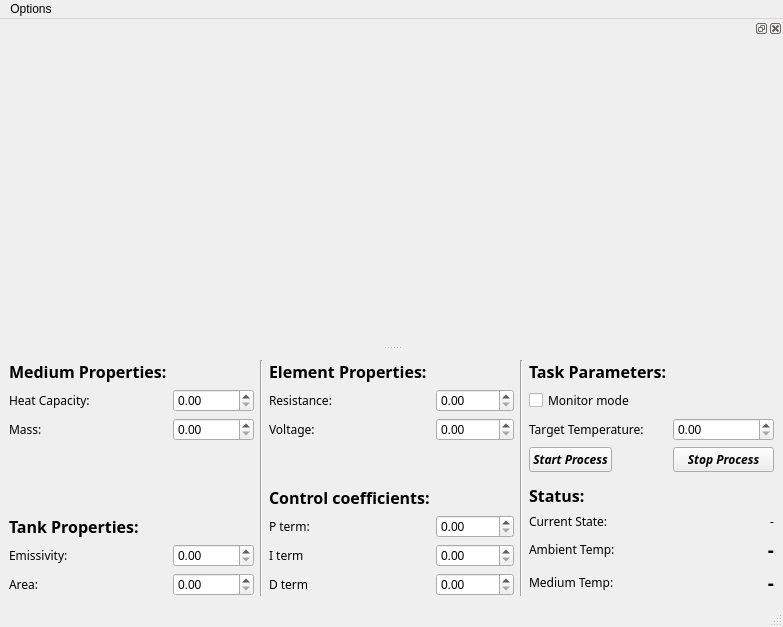
<?xml version="1.0" encoding="UTF-8"?>
<ui version="4.0">
 <class>pyBath</class>
 <widget class="QMainWindow" name="pyBath">
  <property name="geometry">
   <rect>
    <x>0</x>
    <y>0</y>
    <width>783</width>
    <height>627</height>
   </rect>
  </property>
  <property name="minimumSize">
   <size>
    <width>783</width>
    <height>627</height>
   </size>
  </property>
  <property name="windowTitle">
   <string>Immersion bath</string>
  </property>
  <property name="windowIcon">
   <iconset>
    <normaloff>temperature-2-xxl.png</normaloff>temperature-2-xxl.png</iconset>
  </property>
  <widget class="QWidget" name="centralwidget">
   <layout class="QHBoxLayout" name="horizontalLayout_3">
    <item>
     <layout class="QFormLayout" name="formLayout">
      <property name="fieldGrowthPolicy">
       <enum>QFormLayout::AllNonFixedFieldsGrow</enum>
      </property>
      <item row="0" column="0">
       <widget class="QLabel" name="label_3">
        <property name="font">
         <font>
          <family>Trebuchet MS</family>
          <pointsize>12</pointsize>
          <weight>75</weight>
          <bold>true</bold>
         </font>
        </property>
        <property name="text">
         <string>Medium Properties:</string>
        </property>
       </widget>
      </item>
      <item row="1" column="0">
       <widget class="QLabel" name="_heat_capacity_label">
        <property name="font">
         <font>
          <family>Trebuchet MS</family>
         </font>
        </property>
        <property name="text">
         <string>Heat Capacity:</string>
        </property>
       </widget>
      </item>
      <item row="1" column="1">
       <widget class="QDoubleSpinBox" name="_heat_capacity_spin"/>
      </item>
      <item row="2" column="0">
       <widget class="QLabel" name="_mass_label">
        <property name="font">
         <font>
          <family>Trebuchet MS</family>
         </font>
        </property>
        <property name="text">
         <string>Mass:</string>
        </property>
       </widget>
      </item>
      <item row="2" column="1">
       <widget class="QDoubleSpinBox" name="_mass_spin"/>
      </item>
      <item row="4" column="0">
       <widget class="QLabel" name="label_4">
        <property name="font">
         <font>
          <family>Trebuchet MS</family>
          <pointsize>12</pointsize>
          <weight>75</weight>
          <bold>true</bold>
         </font>
        </property>
        <property name="text">
         <string>Tank Properties:</string>
        </property>
       </widget>
      </item>
      <item row="5" column="0">
       <widget class="QLabel" name="_emissivity_label">
        <property name="font">
         <font>
          <family>Trebuchet MS</family>
         </font>
        </property>
        <property name="text">
         <string>Emissivity:</string>
        </property>
       </widget>
      </item>
      <item row="5" column="1">
       <widget class="QDoubleSpinBox" name="_emissivity_spin"/>
      </item>
      <item row="6" column="0">
       <widget class="QLabel" name="_area_label">
        <property name="font">
         <font>
          <family>Trebuchet MS</family>
         </font>
        </property>
        <property name="text">
         <string>Area:</string>
        </property>
       </widget>
      </item>
      <item row="6" column="1">
       <widget class="QDoubleSpinBox" name="_area_spin"/>
      </item>
      <item row="3" column="0" colspan="2">
       <spacer name="verticalSpacer">
        <property name="orientation">
         <enum>Qt::Vertical</enum>
        </property>
        <property name="sizeHint" stdset="0">
         <size>
          <width>20</width>
          <height>15</height>
         </size>
        </property>
       </spacer>
      </item>
     </layout>
    </item>
    <item>
     <widget class="Line" name="line">
      <property name="orientation">
       <enum>Qt::Vertical</enum>
      </property>
     </widget>
    </item>
    <item>
     <layout class="QFormLayout" name="formLayout_2">
      <property name="fieldGrowthPolicy">
       <enum>QFormLayout::AllNonFixedFieldsGrow</enum>
      </property>
      <item row="0" column="0">
       <widget class="QLabel" name="label_7">
        <property name="font">
         <font>
          <family>Trebuchet MS</family>
          <pointsize>12</pointsize>
          <weight>75</weight>
          <bold>true</bold>
         </font>
        </property>
        <property name="text">
         <string>Element Properties:</string>
        </property>
       </widget>
      </item>
      <item row="1" column="0">
       <widget class="QLabel" name="_resistance_label">
        <property name="font">
         <font>
          <family>Trebuchet MS</family>
         </font>
        </property>
        <property name="text">
         <string>Resistance:</string>
        </property>
       </widget>
      </item>
      <item row="1" column="1">
       <widget class="QDoubleSpinBox" name="_resistance_spin"/>
      </item>
      <item row="2" column="0">
       <widget class="QLabel" name="_voltage_label">
        <property name="font">
         <font>
          <family>Trebuchet MS</family>
         </font>
        </property>
        <property name="text">
         <string>Voltage:</string>
        </property>
       </widget>
      </item>
      <item row="2" column="1">
       <widget class="QDoubleSpinBox" name="_voltage_spin"/>
      </item>
      <item row="4" column="0">
       <widget class="QLabel" name="label_10">
        <property name="font">
         <font>
          <family>Trebuchet MS</family>
          <pointsize>12</pointsize>
          <weight>75</weight>
          <bold>true</bold>
         </font>
        </property>
        <property name="text">
         <string>Control coefficients:</string>
        </property>
       </widget>
      </item>
      <item row="5" column="0">
       <widget class="QLabel" name="_p_label">
        <property name="font">
         <font>
          <family>Trebuchet MS</family>
         </font>
        </property>
        <property name="text">
         <string>P term:</string>
        </property>
       </widget>
      </item>
      <item row="5" column="1">
       <widget class="QDoubleSpinBox" name="_p_spin"/>
      </item>
      <item row="6" column="0">
       <widget class="QLabel" name="_i_label">
        <property name="font">
         <font>
          <family>Trebuchet MS</family>
         </font>
        </property>
        <property name="text">
         <string>I term</string>
        </property>
       </widget>
      </item>
      <item row="6" column="1">
       <widget class="QDoubleSpinBox" name="_i_spin"/>
      </item>
      <item row="7" column="0">
       <widget class="QLabel" name="_d_label">
        <property name="font">
         <font>
          <family>Trebuchet MS</family>
         </font>
        </property>
        <property name="text">
         <string>D term</string>
        </property>
       </widget>
      </item>
      <item row="7" column="1">
       <widget class="QDoubleSpinBox" name="_d_spin"/>
      </item>
      <item row="3" column="0" colspan="2">
       <spacer name="verticalSpacer_2">
        <property name="orientation">
         <enum>Qt::Vertical</enum>
        </property>
        <property name="sizeHint" stdset="0">
         <size>
          <width>15</width>
          <height>15</height>
         </size>
        </property>
       </spacer>
      </item>
     </layout>
    </item>
    <item>
     <widget class="Line" name="line_2">
      <property name="orientation">
       <enum>Qt::Vertical</enum>
      </property>
     </widget>
    </item>
    <item>
     <layout class="QFormLayout" name="formLayout_3">
      <property name="fieldGrowthPolicy">
       <enum>QFormLayout::AllNonFixedFieldsGrow</enum>
      </property>
      <item row="0" column="0">
       <widget class="QLabel" name="label_14">
        <property name="font">
         <font>
          <family>Trebuchet MS</family>
          <pointsize>12</pointsize>
          <weight>75</weight>
          <bold>true</bold>
         </font>
        </property>
        <property name="text">
         <string>Task Parameters:</string>
        </property>
       </widget>
      </item>
      <item row="1" column="0">
       <widget class="QCheckBox" name="_monitor_check">
        <property name="font">
         <font>
          <family>Trebuchet MS</family>
         </font>
        </property>
        <property name="text">
         <string>Monitor mode</string>
        </property>
       </widget>
      </item>
      <item row="2" column="0">
       <widget class="QLabel" name="_target_label">
        <property name="font">
         <font>
          <family>Trebuchet MS</family>
         </font>
        </property>
        <property name="text">
         <string>Target Temperature:</string>
        </property>
       </widget>
      </item>
      <item row="2" column="1">
       <widget class="QDoubleSpinBox" name="_target_spin"/>
      </item>
      <item row="3" column="0">
       <widget class="QPushButton" name="_btn_start">
        <property name="font">
         <font>
          <family>Trebuchet MS</family>
          <weight>75</weight>
          <italic>true</italic>
          <bold>true</bold>
         </font>
        </property>
        <property name="text">
         <string>Start Process</string>
        </property>
       </widget>
      </item>
      <item row="3" column="1">
       <widget class="QPushButton" name="_btn_stop">
        <property name="font">
         <font>
          <family>Trebuchet MS</family>
          <weight>75</weight>
          <italic>true</italic>
          <bold>true</bold>
         </font>
        </property>
        <property name="text">
         <string>Stop Process</string>
        </property>
       </widget>
      </item>
      <item row="4" column="0">
       <spacer name="verticalSpacer_3">
        <property name="orientation">
         <enum>Qt::Vertical</enum>
        </property>
        <property name="sizeHint" stdset="0">
         <size>
          <width>20</width>
          <height>40</height>
         </size>
        </property>
       </spacer>
      </item>
      <item row="5" column="0">
       <widget class="QLabel" name="label_16">
        <property name="font">
         <font>
          <family>Trebuchet MS</family>
          <pointsize>12</pointsize>
          <weight>75</weight>
          <bold>true</bold>
         </font>
        </property>
        <property name="text">
         <string>Status:</string>
        </property>
       </widget>
      </item>
      <item row="6" column="0">
       <widget class="QLabel" name="_state_label">
        <property name="font">
         <font>
          <family>Trebuchet MS</family>
         </font>
        </property>
        <property name="text">
         <string>Current State:</string>
        </property>
       </widget>
      </item>
      <item row="6" column="1">
       <widget class="QLabel" name="_state_out_label">
        <property name="font">
         <font>
          <family>Trebuchet MS</family>
         </font>
        </property>
        <property name="text">
         <string>-</string>
        </property>
        <property name="alignment">
         <set>Qt::AlignRight|Qt::AlignTrailing|Qt::AlignVCenter</set>
        </property>
       </widget>
      </item>
      <item row="7" column="0">
       <widget class="QLabel" name="_ambient_label">
        <property name="font">
         <font>
          <family>Trebuchet MS</family>
         </font>
        </property>
        <property name="text">
         <string>Ambient Temp:</string>
        </property>
       </widget>
      </item>
      <item row="7" column="1">
       <widget class="QLabel" name="_env_label">
        <property name="font">
         <font>
          <family>NanumBarunGothic</family>
          <pointsize>14</pointsize>
          <weight>75</weight>
          <bold>true</bold>
         </font>
        </property>
        <property name="text">
         <string>-</string>
        </property>
        <property name="alignment">
         <set>Qt::AlignRight|Qt::AlignTrailing|Qt::AlignVCenter</set>
        </property>
       </widget>
      </item>
      <item row="8" column="0">
       <widget class="QLabel" name="_bath_label">
        <property name="font">
         <font>
          <family>Trebuchet MS</family>
         </font>
        </property>
        <property name="text">
         <string>Medium Temp:</string>
        </property>
       </widget>
      </item>
      <item row="8" column="1">
       <widget class="QLabel" name="_bath_label_2">
        <property name="font">
         <font>
          <family>NanumBarunGothic</family>
          <pointsize>14</pointsize>
          <weight>75</weight>
          <bold>true</bold>
         </font>
        </property>
        <property name="text">
         <string>-</string>
        </property>
        <property name="alignment">
         <set>Qt::AlignRight|Qt::AlignTrailing|Qt::AlignVCenter</set>
        </property>
       </widget>
      </item>
     </layout>
    </item>
   </layout>
  </widget>
  <widget class="QMenuBar" name="menubar">
   <property name="geometry">
    <rect>
     <x>0</x>
     <y>0</y>
     <width>783</width>
     <height>25</height>
    </rect>
   </property>
   <widget class="QMenu" name="menuOptions">
    <property name="title">
     <string>Options</string>
    </property>
    <addaction name="_save_config"/>
    <addaction name="_load_config"/>
    <addaction name="_quit"/>
   </widget>
   <addaction name="menuOptions"/>
  </widget>
  <widget class="QStatusBar" name="statusbar"/>
  <widget class="QDockWidget" name="_plot_dock">
   <property name="minimumSize">
    <size>
     <width>783</width>
     <height>363</height>
    </size>
   </property>
   <property name="palette">
    <palette>
     <active>
      <colorrole role="Base">
       <brush brushstyle="SolidPattern">
        <color alpha="255">
         <red>0</red>
         <green>0</green>
         <blue>0</blue>
        </color>
       </brush>
      </colorrole>
     </active>
     <inactive>
      <colorrole role="Base">
       <brush brushstyle="SolidPattern">
        <color alpha="255">
         <red>0</red>
         <green>0</green>
         <blue>0</blue>
        </color>
       </brush>
      </colorrole>
     </inactive>
     <disabled>
      <colorrole role="Base">
       <brush brushstyle="SolidPattern">
        <color alpha="255">
         <red>255</red>
         <green>255</green>
         <blue>255</blue>
        </color>
       </brush>
      </colorrole>
     </disabled>
    </palette>
   </property>
   <attribute name="dockWidgetArea">
    <number>4</number>
   </attribute>
   <widget class="QWidget" name="dockWidgetContents">
    <layout class="QVBoxLayout" name="verticalLayout">
     <item>
      <widget class="InteractiveGRWidget" name="_stage" native="true">
       <property name="sizePolicy">
        <sizepolicy hsizetype="Expanding" vsizetype="Expanding">
         <horstretch>0</horstretch>
         <verstretch>0</verstretch>
        </sizepolicy>
       </property>
       <property name="minimumSize">
        <size>
         <width>765</width>
         <height>320</height>
        </size>
       </property>
      </widget>
     </item>
    </layout>
   </widget>
  </widget>
  <action name="_quit">
   <property name="text">
    <string>Quit</string>
   </property>
  </action>
  <action name="_save_config">
   <property name="text">
    <string>Save Config...</string>
   </property>
  </action>
  <action name="_load_config">
   <property name="text">
    <string>Load Config...</string>
   </property>
  </action>
 </widget>
 <customwidgets>
  <customwidget>
   <class>InteractiveGRWidget</class>
   <extends>QWidget</extends>
   <header>qtgr</header>
   <container>1</container>
  </customwidget>
 </customwidgets>
 <resources/>
 <connections/>
</ui>
